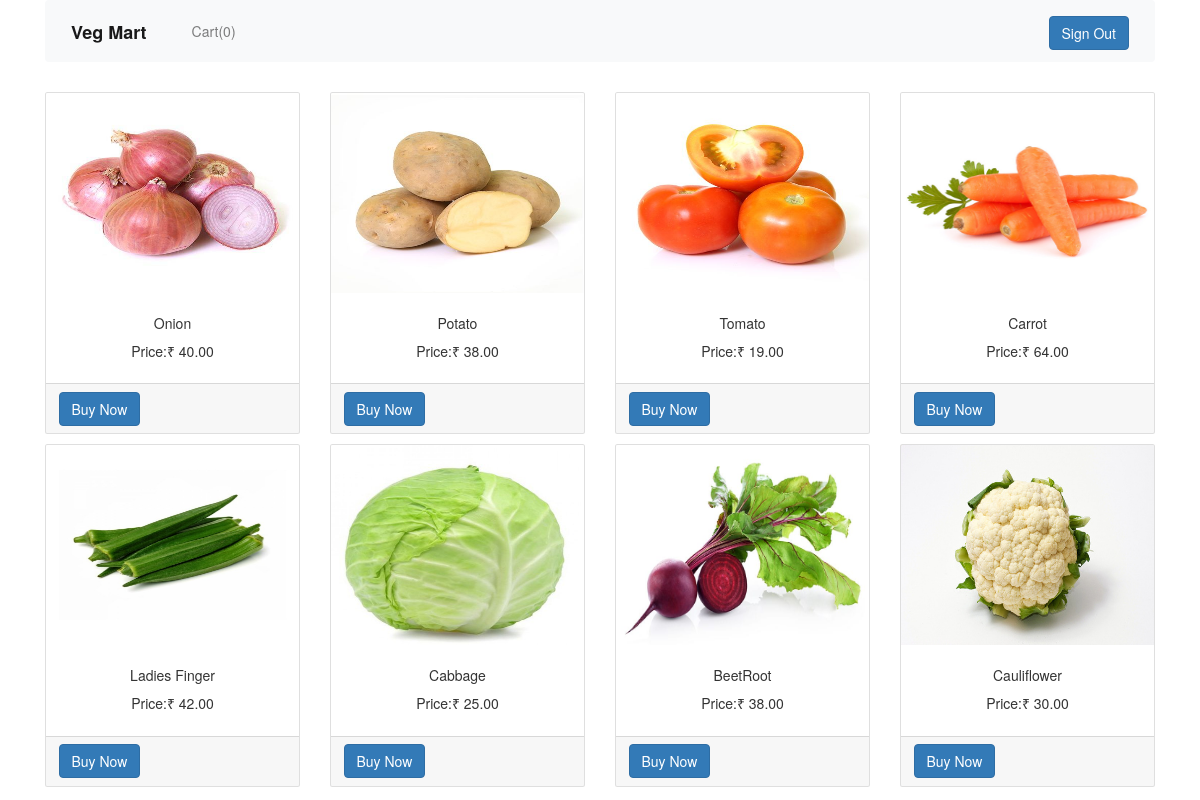
Before: /customer (signed in) with the older database file.
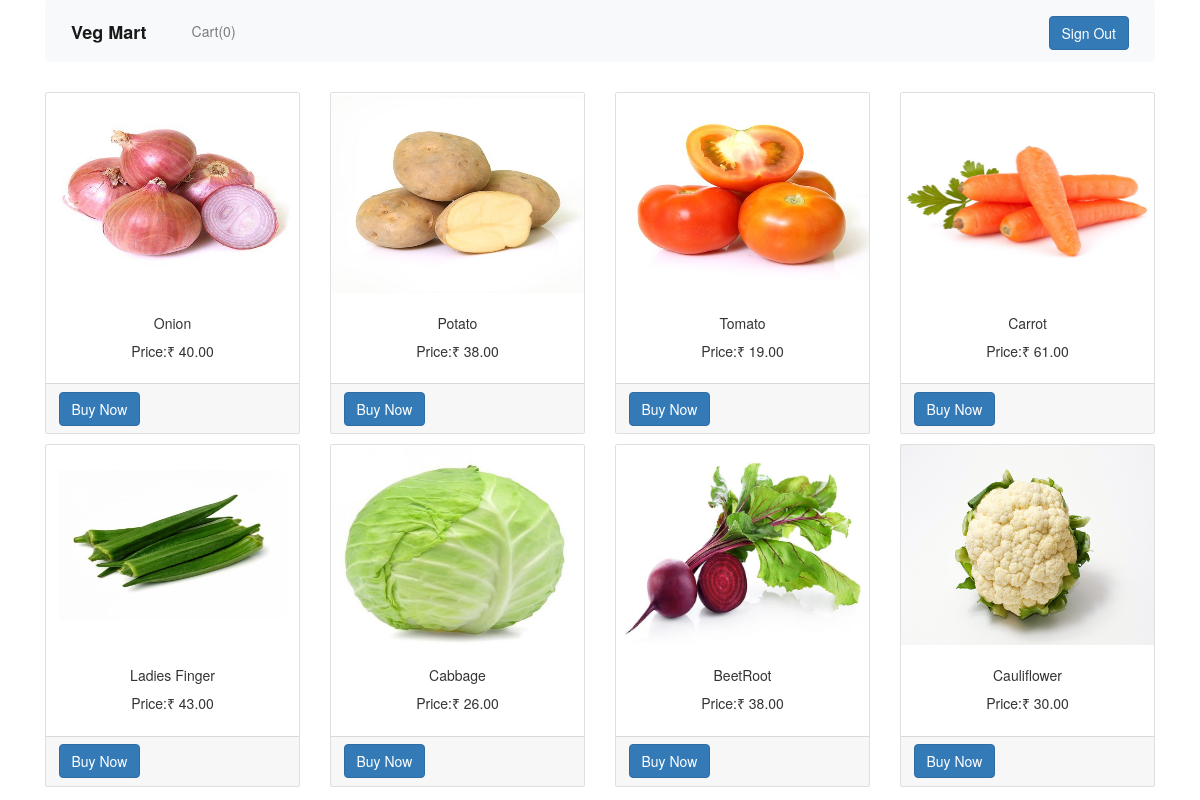
After: the same page with the newer database file.
### shop/products/models.py (models this page shows, shortened)
class Addproduct(db.Model):
    id = db.Column(db.Integer, primary_key=True)
    name = db.Column(db.String(80), nullable=False)
    price = db.Column(db.Numeric(10,2),nullable=False)
    stock = db.Column(db.Integer,nullable=False)
    desc = db.Column(db.Text, nullable=False)
    pub_date = db.Column(db.DateTime, nullable=False, default=datetime.utcnow)
    image_1=db.Column(db.String(150), nullable=False, default='image.jpg')
    image_2=db.Column(db.String(150), nullable=False, default='image.jpg')
    image_3=db.Column(db.String(150), nullable=False, default='image.jpg')

### shop/products/routes.py (the view)
@app.route('/customer')
@login_required
def hom():
    products=Addproduct.query.filter(Addproduct.stock>0)
    return render_template('/products/index.html',products=products)

### shop/customers/models.py (called while the page is built)
@login_manager.user_loader
def user_loader(user_id):
    return Register.query.get(user_id)

### shop/templates/products/index.html (shortened to what this page needs)
{% extends 'layout.html'%}
{% block content%}
<link rel="stylesheet" href="https://maxcdn.bootstrapcdn.com/bootstrap/3.4.1/css/bootstrap.min.css">
<div class="container">
    <nav class="navbar navbar-expand-lg navbar-light bg-light">
        <a class="navbar-brand" href="/customer"><b>Veg Mart</b></a>
        <div class="collapse navbar-collapse" id="navbarSupportedContent">
        <ul class="navbar-nav mr-auto">
            <li class="nav-item">
            <a class="nav-link" href="{{url_for('getCart')}}" tabindex="-1">Cart({{session['Shoppingcart']|length}})</a>
            </li>
        </ul>
        <button type="button" class="btn btn-primary float-right mt-3" data-toggle="modal" data-target="#staticBackdrop">
            Sign Out
          </button>
        </div>
    </nav>
</div>
<div class="container">
    <div class="row">
        {% for product in products %}
        <div class="col-md-3 mt-3">
            <div class="card">
                <img src="{{url_for('static',filename='images/' + product.image_1)}}" alt="{{product.name}}" class="card-img-top" height="200">
                <div class="card-body">
                    <h5 class="text-center">{{product.name}}</h5>
                    <p class="text-center">Price:₹ {{product.price}}</p>
                </div>
                <div class="card-footer">
                    <a href="{{url_for('single_page',id=product.id)}}" class="float-left btn btn-primary">Buy Now</a>
                </div>
            </div>
        </div>
        {% endfor %}
    </div>
</div>
{%endblock content%}

### shop/templates/layout.html (shortened to what this page needs)
<!doctype html>
<html lang="en">
  <head>
    <link rel="stylesheet" href="{{ url_for('static',filename='css/bootstrap.min.css')}}">
  </head>
  <body>
    {% block content %}
    {% endblock content %}
  </body>
</html>

Changed rows visible on the page:
changed Addproduct "Carrot": price "64.00" → "61.00"
changed Addproduct "Ladies Finger": price "42.00" → "43.00"
changed Addproduct "Cabbage": price "25.00" → "26.00"
